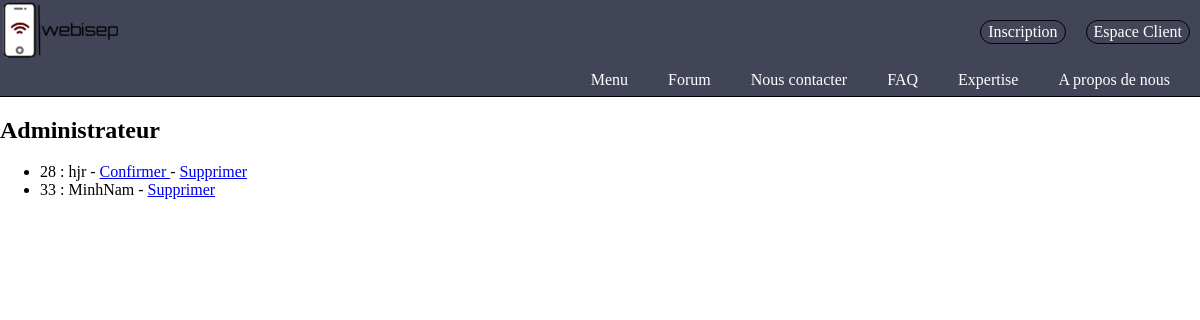
The page /Administration.php on the database its author committed.
### tables this page shows
CREATE TABLE IF NOT EXISTS `membres` (
  `id` int(11) NOT NULL AUTO_INCREMENT,
  `pseudo` varchar(255) NOT NULL,
  `mail` varchar(255) NOT NULL,
  `motdepasse` text NOT NULL,
  `confirmkey` varchar(255) NOT NULL,
  `confirme` int(1) NOT NULL DEFAULT '0',
  `nom` varchar(255) NOT NULL,
  `prenom` varchar(255) NOT NULL,
  PRIMARY KEY (`id`)
);

### Administration.php (the view, shortened to what this page needs)
<?php include 'General.php' ?>
<?php
$bdd = new PDO("mysql:host=localhost;dbname=espace_membre",'root','');
$membres = $bdd->query('SELECT * FROM membres');
?>
<html>
	<head>
	</head>
	<body>
			<h2>Administrateur</h2>
			<ul>
			<?php while($m = $membres->fetch()) { ?>
			<li><?= $m['id'] ?> : <?= $m['pseudo'] ?><?php if ($m['confirme'] == 0) { ?> - <a href="Administration.php?confirme=<?= $m['id']?>">Confirmer </a> <?php } ?>
			- <a href="Administration.php?delete=<?= $m['id']?>">Supprimer </a></li>
			<?php } ?>
			</ul>
	</body>
</html>

### css/General.css (style rules this page uses)
body { font-family: 'Source code pro', Calibri, serif; margin: 0px; padding:0px; }

### rows shown on the page
membres: id "28", pseudo "hjr"
membres: id "33", pseudo "MinhNam"
